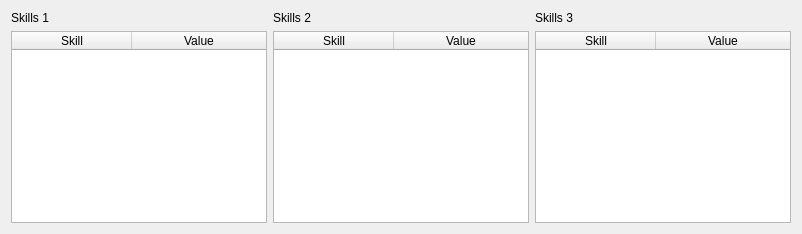
      <widget class="QWidget" name="tabSkills_generic">
       <attribute name="title">
        <string>Skills</string>
       </attribute>
       <layout class="QHBoxLayout" name="horizontalLayout_2">
        <item>
         <layout class="QVBoxLayout" name="verticalLayout_2">
          <item>
           <widget class="QLabel" name="label">
            <property name="text">
             <string>Skills 1</string>
            </property>
           </widget>
          </item>
          <item>
           <widget class="QTableWidget" name="skills1Table_generic">
            <property name="editTriggers">
             <set>QAbstractItemView::NoEditTriggers</set>
            </property>
            <property name="columnCount">
             <number>2</number>
            </property>
            <attribute name="horizontalHeaderDefaultSectionSize">
             <number>120</number>
            </attribute>
            <attribute name="horizontalHeaderMinimumSectionSize">
             <number>80</number>
            </attribute>
            <attribute name="horizontalHeaderStretchLastSection">
             <bool>true</bool>
            </attribute>
            <column>
             <property name="text">
              <string>Skill</string>
             </property>
            </column>
            <column>
             <property name="text">
              <string>Value</string>
             </property>
            </column>
           </widget>
          </item>
         </layout>
        </item>
        <item>
         <layout class="QVBoxLayout" name="verticalLayout_3">
          <item>
           <widget class="QLabel" name="label_2">
            <property name="text">
             <string>Skills 2</string>
            </property>
           </widget>
          </item>
          <item>
           <widget class="QTableWidget" name="skills2Table_generic">
            <property name="editTriggers">
             <set>QAbstractItemView::NoEditTriggers</set>
            </property>
            <property name="columnCount">
             <number>2</number>
            </property>
            <attribute name="horizontalHeaderDefaultSectionSize">
             <number>120</number>
            </attribute>
            <attribute name="horizontalHeaderMinimumSectionSize">
             <number>80</number>
            </attribute>
            <attribute name="horizontalHeaderStretchLastSection">
             <bool>true</bool>
            </attribute>
            <column>
             <property name="text">
              <string>Skill</string>
             </property>
            </column>
            <column>
             <property name="text">
              <string>Value</string>
             </property>
            </column>
           </widget>
          </item>
         </layout>
        </item>
        <item>
         <layout class="QVBoxLayout" name="verticalLayout_4">
          <item>
           <widget class="QLabel" name="label_3">
            <property name="text">
             <string>Skills 3</string>
            </property>
           </widget>
          </item>
          <item>
           <widget class="QTableWidget" name="skills3Table_generic">
            <property name="editTriggers">
             <set>QAbstractItemView::NoEditTriggers</set>
            </property>
            <property name="columnCount">
             <number>2</number>
            </property>
            <attribute name="horizontalHeaderDefaultSectionSize">
             <number>120</number>
            </attribute>
            <attribute name="horizontalHeaderMinimumSectionSize">
             <number>80</number>
            </attribute>
            <attribute name="horizontalHeaderStretchLastSection">
             <bool>true</bool>
            </attribute>
            <column>
             <property name="text">
              <string>Skill</string>
             </property>
            </column>
            <column>
             <property name="text">
              <string>Value</string>
             </property>
            </column>
           </widget>
          </item>
         </layout>
        </item>
       </layout>
      </widget>
